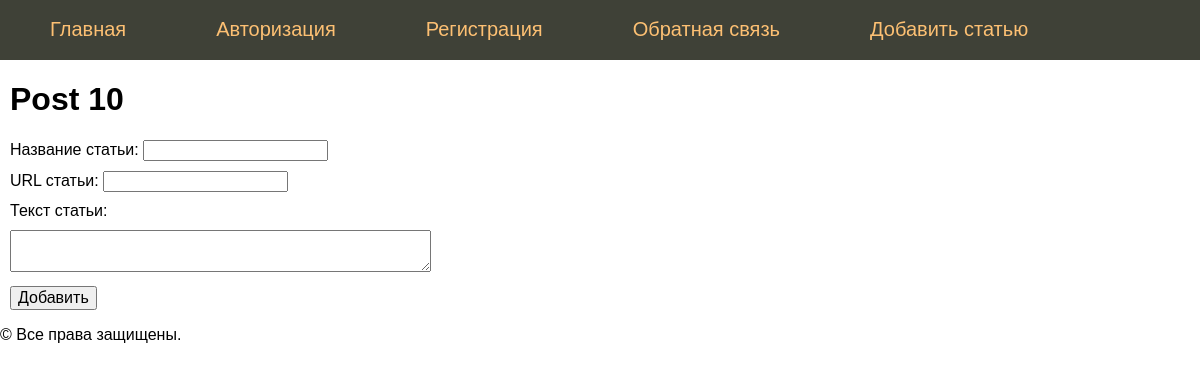
The app's page /post/Post 10 (signed in) with its own data.
### tables this page shows
CREATE TABLE mainmenu (
id integer PRIMARY KEY AUTOINCREMENT,
title text NOT NULL,
url text NOT NULL
);

CREATE TABLE posts (
id integer PRIMARY KEY AUTOINCREMENT,
title text NOT NULL,
text text NOT NULL,
url text NOT NULL,
time integer NOT NULL
);

### app.py (the view)
@app.route('/post/<alias>')
@login_required
def showPost(alias):
    title, post = dbase.getPost(alias)
    if not title:
        abort(404)
    return render_template('add_post.html', menu=dbase.getMenu(), title=title, post=post)

### FDataBase.py (called while the page is built)
    def getMenu(self):
        sql = '''SELECT * FROM mainmenu'''
        try:
            self.__cur.execute(sql)
            res = self.__cur.fetchall()
            if res:
                return res
        except:
            print('Ошибка чтения из БД ')
        return []

    def getPost(self, alias):
        try:
            self.__cur.execute(f"SELECT title, text FROM posts WHERE url LIKE '{alias}' LIMIT 1")
            res = self.__cur.fetchone()
            if res:
                return res
        except sqlite3.Error as e:
            print('Ошибка получения статьи из БД' + str(e))
        return (False, False)

    def getUser(self, user_id):
        try:
            self.__cur.execute(f"SELECT * FROM users WHERE id = {user_id} LIMIT 1")
            res = self.__cur.fetchone()
            if not res:
                print('Пользователь не найден')
                return False
            return res
        except sqlite3.Error as e:
            print("Ошибка получения данных из БД" + str(e))
        return False

### UserLogin.py (called while the page is built)
    def fromDB(self, user_id, db):
        self.__user = db.getUser(user_id)
        return self

### app.py (called while the page is built)
@login_manager.user_loader
def load_user(user_id):
    return UserLogin().fromDB(user_id, dbase)

def connect_db():
    conn = sqlite3.connect(app.config['DATABASE'])
    conn.row_factory = sqlite3.Row
    return conn

def get_db():
    if not hasattr(g, 'link_db'):
        g.link_db = connect_db()
    return g.link_db

@app.before_request
def before_request():
    global dbase
    db = get_db()
    dbase = FDataBase(db)

### templates/add_post.html (shortened to what this page needs)
{% extends 'base.html' %}
{% block content %}
    {{ super() }}
    <form action="{{ url_for('addPost') }}" method="post" class="form-contact">
        <p><label>Название статьи: </label> <input type="text" name="name" value="" required />
        <p><label>URL статьи: <label> <input type="text" name="url" value="" required />
        <p><label>Текст статьи: </label>
        <p><textarea name="post" row=7 cols=40></textarea>
        <p><input type="submit" value="Добавить"/>
    </form>
{% endblock %}

### templates/base.html (shortened to what this page needs)
<!DOCTYPE html>
<html lang="en">
<head>
<link type="text/css" href="{{ url_for('static', filename='css/styles.css') }}" rel="> stylesheet" />
</head>
<body>
    {% block content -%}
        {%- block mainmenu -%}
            <ul class="mainmenu">
                {%- for m in menu  -%}
                    <li><a href="{{m.url}}">{{m.title}}</a></li>
                {% endfor -%}
            </ul>
        {% endblock mainmenu -%}
        <div class="content">
        {% if title -%}
            <h1>{{ title }}</h1>
        {% else -%}
            <h1>Тестовый сервер на Flask</h1>
        {% endif -%}
    {% endblock -%}
        </div>
    <div class="footer">
        <p>&copy; Все права защищены.
        <p>&nbsp;
    </div>
</body>
</html>

### static/css/styles.css (style rules this page uses)
html, body { font-family: 'Arial'; margin: 0; padding: 0; height: 100%; width: 100%; }
a { color: #0059b2; text-decoration: none; }
ul.mainmenu { list-style: none; background: #3F4137; height: 60px; margin: 0; padding: 0; color: #fdc073; font-size: 20px; overflow: hidden; }
ul.mainmenu li { float: left; margin: 18px 40px 0 50px; }
ul.mainmenu li a { color: #fdc073; text-decoration: none; }
div.content { margin: 10px; }
.form-contact label { display: inline-block; min-width: 80px; }
.form-contact p { margin: 10px 0 10px 0; }
.form-contact input[type=submit], textarea { font-size: 16px; }

### records on screen
mainmenu: title "Главная"
mainmenu: title "Авторизация"
mainmenu: title "Регистрация"
mainmenu: title "Обратная связь"
mainmenu: title "Добавить статью"
posts: title "Post 10"
